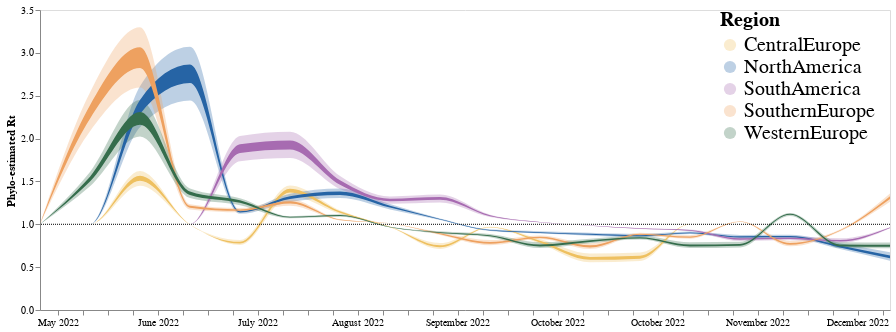

Notebook source saved alongside this figure:
### Code cell
line2 = alt.Chart(summary_rt_local_and_intro_df, ).mark_area(interpolate='monotone', opacity = 1 ,color = "#f58518").encode(
    alt.X('date:T', axis=alt.Axis(title="", grid=False,format="%B %Y")),
    alt.Y('lower_hpd_log_50',axis=alt.Axis(title="Phylo-estimated Rt", grid=False)),# scale=alt.Scale(domain=(0.6, 1.3))),
    alt.Y2('upper_hpd_log_50' ),
    alt.Color("deme",legend=alt.Legend(title= "Region",offset = -170, labelFontSize = 20, titleFontSize = 20, symbolSize = 150))
).properties(
    width=850,
    height=300
).transform_filter(
   (datum.lower_hpd_log_50 >0) #& (datum.upper_hpd_log_50 < 4)
)
band2 = alt.Chart(summary_rt_local_and_intro_df).mark_area(
    opacity=0.3, interpolate='monotone', color = "#f58518"
).encode(
    alt.X('date:T', axis=alt.Axis(title="", grid=False,format="%B %Y")),
    alt.Y('lower_hpd_log_95', axis=alt.Axis(title="Phylo-estimated Rt", grid=False)),# scale=alt.Scale(domain=(0.6, 1.3))),
    alt.Y2('upper_hpd_log_95'), 
    alt.Color("deme",  scale=alt.Scale(range=range_))
).properties(
    width=850,
    height=300
).transform_filter(
    (datum.lower_hpd_log_95 >0) #& (datum.upper_hpd_log_95 < 4)
)

phlyo_rt_plot = band2 + line2 +one_line
phlyo_rt_plot

### Figure 1 — Vega-Lite specification as saved in the notebook (floating-point values rounded to 4 significant figures)
{"config": {"view": {"continuousWidth": 400, "continuousHeight": 300}}, "layer": [{"mark": {"type": "area", "color": "#f58518", "interpolate": "monotone", "opacity": 0.3}, "encoding": {"color": {"field": "deme", "scale": {"range": ["#EEC060", "#2664A5", "#A76BB1", "#EEA160", "#356D4C"]}, "type": "nominal"}, "x": {"axis": {"format": "%B %Y", "grid": false, "title": ""}, "field": "date", "type": "temporal"}, "y": {"axis": {"grid": false, "title": "Phylo-estimated Rt"}, "field": "lower_hpd_log_95", "type": "quantitative"}, "y2": {"field": "upper_hpd_log_95"}}, "height": 300, "transform": [{"filter": "(datum.lower_hpd_log_95 > 0)"}], "width": 850}, {"mark": {"type": "area", "color": "#f58518", "interpolate": "monotone", "opacity": 1}, "encoding": {"color": {"field": "deme", "legend": {"labelFontSize": 20, "offset": -170, "symbolSize": 150, "title": "Region", "titleFontSize": 20}, "type": "nominal"}, "x": {"axis": {"format": "%B %Y", "grid": false, "title": ""}, "field": "date", "type": "temporal"}, "y": {"axis": {"grid": false, "title": "Phylo-estimated Rt"}, "field": "lower_hpd_log_50", "type": "quantitative"}, "y2": {"field": "upper_hpd_log_50"}}, "height": 300, "transform": [{"filter": "(datum.lower_hpd_log_50 > 0)"}], "width": 850}, {"data": {"name": "data-0f80976e06af035141dd0a0f11df9332"}, "mark": {"type": "rule", "strokeDash": [1, 1]}, "encoding": {"y": {"field": "y", "type": "quantitative"}}, "height": 300, "width": 850}], "data": {"name": "data-7be3e60497d09520f4cfd1dfed6370bd"}, "$schema": "https://vega.github.io/schema/vega-lite/v4.17.0.json", "datasets": {"data-7be3e60497d09520f4cfd1dfed6370bd": [{"deme": "CentralEurope", "interval": "0", "mean_percent": 1.0, "upper_hpd_log_95": 1.0, "lower_hpd_log_95": 1.0, "upper_hpd_log_50": 1.0, "lower_hpd_log_50": 1.0, "days": 0, "date": "2023-01-03"}, {"deme": "CentralEurope", "interval": "2", "mean_percent": 1.0, "upper_hpd_log_95": 1.0, "lower_hpd_log_95": 1.0, "upper_hpd_log_50": 1.0, "lower_hpd_log_50": 1.0, "days": 14, "date": "2022-12-20"}, {"deme": "CentralEurope", "interval": "4", "mean_percent": 1.0, "upper_hpd_log_95": 1.0, "lower_hpd_log_95": 1.0, "upper_hpd_log_50": 1.0, "lower_hpd_log_50": 1.0, "days": 28, "date": "2022-12-06"}, {"deme": "CentralEurope", "interval": "6", "mean_percent": 1.0, "upper_hpd_log_95": 1.0, "lower_hpd_log_95": 1.0, "upper_hpd_log_50": 1.0, "lower_hpd_log_50": 1.0, "days": 42, "date": "2022-11-22"}, {"deme": "CentralEurope", "interval": "8", "mean_percent": 1.0, "upper_hpd_log_95": 1.0, "lower_hpd_log_95": 1.0, "upper_hpd_log_50": 1.0, "lower_hpd_log_50": 1.0, "days": 56, "date": "2022-11-08"}, {"deme": "CentralEurope", "interval": "10", "mean_percent": 0.6185, "upper_hpd_log_95": 0.6699, "lower_hpd_log_95": 0.5714, "upper_hpd_log_50": 0.6327, "lower_hpd_log_50": 0.599, "days": 70, "date": "2022-10-25"}, {"deme": "CentralEurope", "interval": "12", "mean_percent": 0.605, "upper_hpd_log_95": 0.658, "lower_hpd_log_95": 0.5566, "upper_hpd_log_50": 0.6197, "lower_hpd_log_50": 0.5849, "days": 84, "date": "2022-10-11"}, {"deme": "CentralEurope", "interval": "14", "mean_percent": 0.7988, "upper_hpd_log_95": 0.8274, "lower_hpd_log_95": 0.7722, "upper_hpd_log_50": 0.8068, "lower_hpd_log_50": 0.7879, "days": 98, "date": "2022-09-27"}, {"deme": "CentralEurope", "interval": "16", "mean_percent": 0.9672, "upper_hpd_log_95": 0.9721, "lower_hpd_log_95": 0.9627, "upper_hpd_log_50": 0.9686, "lower_hpd_log_50": 0.9654, "days": 112, "date": "2022-09-13"}, {"deme": "CentralEurope", "interval": "18", "mean_percent": 0.7446, "upper_hpd_log_95": 0.7804, "lower_hpd_log_95": 0.7115, "upper_hpd_log_50": 0.7546, "lower_hpd_log_50": 0.731, "days": 126, "date": "2022-08-30"}, {"deme": "CentralEurope", "interval": "20", "mean_percent": 0.9689, "upper_hpd_log_95": 0.9735, "lower_hpd_log_95": 0.9646, "upper_hpd_log_50": 0.9702, "lower_hpd_log_50": 0.9672, "days": 140, "date": "2022-08-16"}, {"deme": "CentralEurope", "interval": "22", "mean_percent": 1.143, "upper_hpd_log_95": 1.164, "lower_hpd_log_95": 1.121, "upper_hpd_log_50": 1.151, "lower_hpd_log_50": 1.136, "days": 154, "date": "2022-08-02"}, {"deme": "CentralEurope", "interval": "24", "mean_percent": 1.393, "upper_hpd_log_95": 1.453, "lower_hpd_log_95": 1.331, "upper_hpd_log_50": 1.413, "lower_hpd_log_50": 1.371, "days": 168, "date": "2022-07-19"}, {"deme": "CentralEurope", "interval": "26", "mean_percent": 0.7864, "upper_hpd_log_95": 0.8166, "lower_hpd_log_95": 0.7583, "upper_hpd_log_50": 0.7949, "lower_hpd_log_50": 0.7748, "days": 182, "date": "2022-07-05"}, {"deme": "CentralEurope", "interval": "28", "mean_percent": 0.9954, "upper_hpd_log_95": 0.9961, "lower_hpd_log_95": 0.9947, "upper_hpd_log_50": 0.9956, "lower_hpd_log_50": 0.9951, "days": 196, "date": "2022-06-21"}, {"deme": "CentralEurope", "interval": "30", "mean_percent": 1.538, "upper_hpd_log_95": 1.621, "lower_hpd_log_95": 1.451, "upper_hpd_log_50": 1.566, "lower_hpd_log_50": 1.507, "days": 210, "date": "2022-06-07"}, {"deme": "CentralEurope", "interval": "32", "mean_percent": 1.0, "upper_hpd_log_95": 1.0, "lower_hpd_log_95": 1.0, "upper_hpd_log_50": 1.0, "lower_hpd_log_50": 1.0, "days": 224, "date": "2022-05-24"}, {"deme": "CentralEurope", "interval": "34", "mean_percent": 1.0, "upper_hpd_log_95": 1.0, "lower_hpd_log_95": 1.0, "upper_hpd_log_50": 1.0, "lower_hpd_log_50": 1.0, "days": 238, "date": "2022-05-10"}, {"deme": "NorthAmerica", "interval": "0", "mean_percent": 0.6221, "upper_hpd_log_95": 0.673, "lower_hpd_log_95": 0.5754, "upper_hpd_log_50": 0.6362, "lower_hpd_log_50": 0.6027, "days": 0, "date": "2023-01-03"}, {"deme": "NorthAmerica", "interval": "2", "mean_percent": 0.7438, "upper_hpd_log_95": 0.7797, "lower_hpd_log_95": 0.7106, "upper_hpd_log_50": 0.7539, "lower_hpd_log_50": 0.7301, "days": 14, "date": "2022-12-20"}, {"deme": "NorthAmerica", "interval": "4", "mean_percent": 0.8565, "upper_hpd_log_95": 0.8772, "lower_hpd_log_95": 0.8372, "upper_hpd_log_50": 0.8624, "lower_hpd_log_50": 0.8486, "days": 28, "date": "2022-12-06"}, {"deme": "NorthAmerica", "interval": "6", "mean_percent": 0.8549, "upper_hpd_log_95": 0.8758, "lower_hpd_log_95": 0.8354, "upper_hpd_log_50": 0.8608, "lower_hpd_log_50": 0.8469, "days": 42, "date": "2022-11-22"}, {"deme": "NorthAmerica", "interval": "8", "mean_percent": 0.9012, "upper_hpd_log_95": 0.9156, "lower_hpd_log_95": 0.8877, "upper_hpd_log_50": 0.9052, "lower_hpd_log_50": 0.8957, "days": 56, "date": "2022-11-08"}, {"deme": "NorthAmerica", "interval": "10", "mean_percent": 0.8675, "upper_hpd_log_95": 0.8866, "lower_hpd_log_95": 0.8496, "upper_hpd_log_50": 0.8729, "lower_hpd_log_50": 0.8602, "days": 70, "date": "2022-10-25"}, {"deme": "NorthAmerica", "interval": "12", "mean_percent": 0.8835, "upper_hpd_log_95": 0.9004, "lower_hpd_log_95": 0.8677, "upper_hpd_log_50": 0.8883, "lower_hpd_log_50": 0.877, "days": 84, "date": "2022-10-11"}, {"deme": "NorthAmerica", "interval": "14", "mean_percent": 0.9046, "upper_hpd_log_95": 0.9185, "lower_hpd_log_95": 0.8916, "upper_hpd_log_50": 0.9085, "lower_hpd_log_50": 0.8993, "days": 98, "date": "2022-09-27"}, {"deme": "NorthAmerica", "interval": "16", "mean_percent": 0.9307, "upper_hpd_log_95": 0.9409, "lower_hpd_log_95": 0.9212, "upper_hpd_log_50": 0.9336, "lower_hpd_log_50": 0.9268, "days": 112, "date": "2022-09-13"}, {"deme": "NorthAmerica", "interval": "18", "mean_percent": 1.059, "upper_hpd_log_95": 1.068, "lower_hpd_log_95": 1.05, "upper_hpd_log_50": 1.063, "lower_hpd_log_50": 1.057, "days": 126, "date": "2022-08-30"}, {"deme": "NorthAmerica", "interval": "20", "mean_percent": 1.206, "upper_hpd_log_95": 1.236, "lower_hpd_log_95": 1.174, "upper_hpd_log_50": 1.217, "lower_hpd_log_50": 1.196, "days": 140, "date": "2022-08-16"}, {"deme": "NorthAmerica", "interval": "22", "mean_percent": 1.363, "upper_hpd_log_95": 1.418, "lower_hpd_log_95": 1.306, "upper_hpd_log_50": 1.382, "lower_hpd_log_50": 1.343, "days": 154, "date": "2022-08-02"}, {"deme": "NorthAmerica", "interval": "24", "mean_percent": 1.31, "upper_hpd_log_95": 1.356, "lower_hpd_log_95": 1.261, "upper_hpd_log_50": 1.327, "lower_hpd_log_50": 1.294, "days": 168, "date": "2022-07-19"}, {"deme": "NorthAmerica", "interval": "26", "mean_percent": 1.145, "upper_hpd_log_95": 1.166, "lower_hpd_log_95": 1.123, "upper_hpd_log_50": 1.153, "lower_hpd_log_50": 1.138, "days": 182, "date": "2022-07-05"}, {"deme": "NorthAmerica", "interval": "28", "mean_percent": 2.762, "upper_hpd_log_95": 3.071, "lower_hpd_log_95": 2.444, "upper_hpd_log_50": 2.863, "lower_hpd_log_50": 2.647, "days": 196, "date": "2022-06-21"}, {"deme": "NorthAmerica", "interval": "30", "mean_percent": 2.374, "upper_hpd_log_95": 2.609, "lower_hpd_log_95": 2.134, "upper_hpd_log_50": 2.451, "lower_hpd_log_50": 2.288, "days": 210, "date": "2022-06-07"}, {"deme": "NorthAmerica", "interval": "32", "mean_percent": 1.0, "upper_hpd_log_95": 1.0, "lower_hpd_log_95": 1.0, "upper_hpd_log_50": 1.0, "lower_hpd_log_50": 1.0, "days": 224, "date": "2022-05-24"}, {"deme": "NorthAmerica", "interval": "34", "mean_percent": 1.0, "upper_hpd_log_95": 1.0, "lower_hpd_log_95": 1.0, "upper_hpd_log_50": 1.0, "lower_hpd_log_50": 1.0, "days": 238, "date": "2022-05-10"}, {"deme": "SouthAmerica", "interval": "0", "mean_percent": 0.9602, "upper_hpd_log_95": 0.9661, "lower_hpd_log_95": 0.9547, "upper_hpd_log_50": 0.9619, "lower_hpd_log_50": 0.958, "days": 0, "date": "2023-01-03"}, {"deme": "SouthAmerica", "interval": "2", "mean_percent": 0.8089, "upper_hpd_log_95": 0.8361, "lower_hpd_log_95": 0.7836, "upper_hpd_log_50": 0.8166, "lower_hpd_log_50": 0.7985, "days": 14, "date": "2022-12-20"}, {"deme": "SouthAmerica", "interval": "4", "mean_percent": 0.8366, "upper_hpd_log_95": 0.86, "lower_hpd_log_95": 0.8147, "upper_hpd_log_50": 0.8432, "lower_hpd_log_50": 0.8276, "days": 28, "date": "2022-12-06"}, {"deme": "SouthAmerica", "interval": "6", "mean_percent": 0.829, "upper_hpd_log_95": 0.8535, "lower_hpd_log_95": 0.8062, "upper_hpd_log_50": 0.8359, "lower_hpd_log_50": 0.8196, "days": 42, "date": "2022-11-22"}, {"deme": "SouthAmerica", "interval": "8", "mean_percent": 0.9295, "upper_hpd_log_95": 0.9399, "lower_hpd_log_95": 0.9199, "upper_hpd_log_50": 0.9325, "lower_hpd_log_50": 0.9256, "days": 56, "date": "2022-11-08"}, {"deme": "SouthAmerica", "interval": "10", "mean_percent": 0.9506, "upper_hpd_log_95": 0.9579, "lower_hpd_log_95": 0.9438, "upper_hpd_log_50": 0.9527, "lower_hpd_log_50": 0.9478, "days": 70, "date": "2022-10-25"}, {"deme": "SouthAmerica", "interval": "12", "mean_percent": 0.985, "upper_hpd_log_95": 0.9872, "lower_hpd_log_95": 0.9829, "upper_hpd_log_50": 0.9856, "lower_hpd_log_50": 0.9842, "days": 84, "date": "2022-10-11"}, {"deme": "SouthAmerica", "interval": "14", "mean_percent": 1.025, "upper_hpd_log_95": 1.028, "lower_hpd_log_95": 1.021, "upper_hpd_log_50": 1.026, "lower_hpd_log_50": 1.023, "days": 98, "date": "2022-09-27"}, {"deme": "SouthAmerica", "interval": "16", "mean_percent": 1.099, "upper_hpd_log_95": 1.113, "lower_hpd_log_95": 1.084, "upper_hpd_log_50": 1.104, "lower_hpd_log_50": 1.094, "days": 112, "date": "2022-09-13"}, {"deme": "SouthAmerica", "interval": "18", "mean_percent": 1.302, "upper_hpd_log_95": 1.347, "lower_hpd_log_95": 1.254, "upper_hpd_log_50": 1.318, "lower_hpd_log_50": 1.286, "days": 126, "date": "2022-08-30"}, {"deme": "SouthAmerica", "interval": "20", "mean_percent": 1.283, "upper_hpd_log_95": 1.326, "lower_hpd_log_95": 1.239, "upper_hpd_log_50": 1.299, "lower_hpd_log_50": 1.269, "days": 140, "date": "2022-08-16"}, {"deme": "SouthAmerica", "interval": "22", "mean_percent": 1.489, "upper_hpd_log_95": 1.565, "lower_hpd_log_95": 1.411, "upper_hpd_log_50": 1.514, "lower_hpd_log_50": 1.461, "days": 154, "date": "2022-08-02"}, {"deme": "SouthAmerica", "interval": "24", "mean_percent": 1.929, "upper_hpd_log_95": 2.081, "lower_hpd_log_95": 1.772, "upper_hpd_log_50": 1.979, "lower_hpd_log_50": 1.873, "days": 168, "date": "2022-07-19"}, {"deme": "SouthAmerica", "interval": "26", "mean_percent": 1.885, "upper_hpd_log_95": 2.029, "lower_hpd_log_95": 1.737, "upper_hpd_log_50": 1.933, "lower_hpd_log_50": 1.832, "days": 182, "date": "2022-07-05"}, {"deme": "SouthAmerica", "interval": "28", "mean_percent": 1.0, "upper_hpd_log_95": 1.0, "lower_hpd_log_95": 1.0, "upper_hpd_log_50": 1.0, "lower_hpd_log_50": 1.0, "days": 196, "date": "2022-06-21"}, {"deme": "SouthAmerica", "interval": "30", "mean_percent": 1.0, "upper_hpd_log_95": 1.0, "lower_hpd_log_95": 1.0, "upper_hpd_log_50": 1.0, "lower_hpd_log_50": 1.0, "days": 210, "date": "2022-06-07"}, {"deme": "SouthAmerica", "interval": "32", "mean_percent": 1.0, "upper_hpd_log_95": 1.0, "lower_hpd_log_95": 1.0, "upper_hpd_log_50": 1.0, "lower_hpd_log_50": 1.0, "days": 224, "date": "2022-05-24"}, {"deme": "SouthAmerica", "interval": "34", "mean_percent": 1.0, "upper_hpd_log_95": 1.0, "lower_hpd_log_95": 1.0, "upper_hpd_log_50": 1.0, "lower_hpd_log_50": 1.0, "days": 238, "date": "2022-05-10"}, {"deme": "SouthernEurope", "interval": "0", "mean_percent": 1.311, "upper_hpd_log_95": 1.358, "lower_hpd_log_95": 1.262, "upper_hpd_log_50": 1.328, "lower_hpd_log_50": 1.296, "days": 0, "date": "2023-01-03"}, {"deme": "SouthernEurope", "interval": "2", "mean_percent": 0.9273, "upper_hpd_log_95": 0.9379, "lower_hpd_log_95": 0.9173, "upper_hpd_log_50": 0.9303, "lower_hpd_log_50": 0.9232, "days": 14, "date": "2022-12-20"}, {"deme": "SouthernEurope", "interval": "4", "mean_percent": 0.7728, "upper_hpd_log_95": 0.8049, "lower_hpd_log_95": 0.7431, "upper_hpd_log_50": 0.7818, "lower_hpd_log_50": 0.7606, "days": 28, "date": "2022-12-06"}, {"deme": "SouthernEurope", "interval": "6", "mean_percent": 1.03, "upper_hpd_log_95": 1.034, "lower_hpd_log_95": 1.025, "upper_hpd_log_50": 1.032, "lower_hpd_log_50": 1.029, "days": 42, "date": "2022-11-22"}, {"deme": "SouthernEurope", "interval": "8", "mean_percent": 0.85, "upper_hpd_log_95": 0.8716, "lower_hpd_log_95": 0.8299, "upper_hpd_log_50": 0.8561, "lower_hpd_log_50": 0.8417, "days": 56, "date": "2022-11-08"}, {"deme": "SouthernEurope", "interval": "10", "mean_percent": 0.8851, "upper_hpd_log_95": 0.9018, "lower_hpd_log_95": 0.8695, "upper_hpd_log_50": 0.8898, "lower_hpd_log_50": 0.8787, "days": 70, "date": "2022-10-25"}, {"deme": "SouthernEurope", "interval": "12", "mean_percent": 0.7441, "upper_hpd_log_95": 0.7799, "lower_hpd_log_95": 0.7109, "upper_hpd_log_50": 0.7541, "lower_hpd_log_50": 0.7305, "days": 84, "date": "2022-10-11"}, {"deme": "SouthernEurope", "interval": "14", "mean_percent": 0.8486, "upper_hpd_log_95": 0.8704, "lower_hpd_log_95": 0.8282, "upper_hpd_log_50": 0.8547, "lower_hpd_log_50": 0.8402, "days": 98, "date": "2022-09-27"}, {"deme": "SouthernEurope", "interval": "16", "mean_percent": 0.785, "upper_hpd_log_95": 0.8155, "lower_hpd_log_95": 0.7568, "upper_hpd_log_50": 0.7936, "lower_hpd_log_50": 0.7734, "days": 112, "date": "2022-09-13"}, {"deme": "SouthernEurope", "interval": "18", "mean_percent": 0.8906, "upper_hpd_log_95": 0.9065, "lower_hpd_log_95": 0.8757, "upper_hpd_log_50": 0.8951, "lower_hpd_log_50": 0.8845, "days": 126, "date": "2022-08-30"}, {"deme": "SouthernEurope", "interval": "20", "mean_percent": 1.011, "upper_hpd_log_95": 1.013, "lower_hpd_log_95": 1.01, "upper_hpd_log_50": 1.012, "lower_hpd_log_50": 1.011, "days": 140, "date": "2022-08-16"}, {"deme": "SouthernEurope", "interval": "22", "mean_percent": 1.052, "upper_hpd_log_95": 1.059, "lower_hpd_log_95": 1.044, "upper_hpd_log_50": 1.055, "lower_hpd_log_50": 1.049, "days": 154, "date": "2022-08-02"}, {"deme": "SouthernEurope", "interval": "24", "mean_percent": 1.255, "upper_hpd_log_95": 1.292, "lower_hpd_log_95": 1.215, "upper_hpd_log_50": 1.269, "lower_hpd_log_50": 1.242, "days": 168, "date": "2022-07-19"}, {"deme": "SouthernEurope", "interval": "26", "mean_percent": 1.165, "upper_hpd_log_95": 1.189, "lower_hpd_log_95": 1.14, "upper_hpd_log_50": 1.174, "lower_hpd_log_50": 1.157, "days": 182, "date": "2022-07-05"}, {"deme": "SouthernEurope", "interval": "28", "mean_percent": 1.204, "upper_hpd_log_95": 1.234, "lower_hpd_log_95": 1.173, "upper_hpd_log_50": 1.215, "lower_hpd_log_50": 1.194, "days": 196, "date": "2022-06-21"}, {"deme": "SouthernEurope", "interval": "30", "mean_percent": 2.952, "upper_hpd_log_95": 3.3, "lower_hpd_log_95": 2.596, "upper_hpd_log_50": 3.066, "lower_hpd_log_50": 2.823, "days": 210, "date": "2022-06-07"}, {"deme": "SouthernEurope", "interval": "32", "mean_percent": 2.314, "upper_hpd_log_95": 2.537, "lower_hpd_log_95": 2.085, "upper_hpd_log_50": 2.387, "lower_hpd_log_50": 2.232, "days": 224, "date": "2022-05-24"}, {"deme": "SouthernEurope", "interval": "34", "mean_percent": 1.0, "upper_hpd_log_95": 1.0, "lower_hpd_log_95": 1.0, "upper_hpd_log_50": 1.0, "lower_hpd_log_50": 1.0, "days": 238, "date": "2022-05-10"}, {"deme": "WesternEurope", "interval": "0", "mean_percent": 0.7522, "upper_hpd_log_95": 0.787, "lower_hpd_log_95": 0.72, "upper_hpd_log_50": 0.762, "lower_hpd_log_50": 0.739, "days": 0, "date": "2023-01-03"}, {"deme": "WesternEurope", "interval": "2", "mean_percent": 0.7553, "upper_hpd_log_95": 0.7896, "lower_hpd_log_95": 0.7234, "upper_hpd_log_50": 0.7649, "lower_hpd_log_50": 0.7422, "days": 14, "date": "2022-12-20"}, {"deme": "WesternEurope", "interval": "4", "mean_percent": 1.115, "upper_hpd_log_95": 1.132, "lower_hpd_log_95": 1.097, "upper_hpd_log_50": 1.122, "lower_hpd_log_50": 1.11, "days": 28, "date": "2022-12-06"}, {"deme": "WesternEurope", "interval": "6", "mean_percent": 0.7613, "upper_hpd_log_95": 0.7949, "lower_hpd_log_95": 0.7302, "upper_hpd_log_50": 0.7707, "lower_hpd_log_50": 0.7485, "days": 42, "date": "2022-11-22"}, {"deme": "WesternEurope", "interval": "8", "mean_percent": 0.7548, "upper_hpd_log_95": 0.7892, "lower_hpd_log_95": 0.7229, "upper_hpd_log_50": 0.7644, "lower_hpd_log_50": 0.7417, "days": 56, "date": "2022-11-08"}, {"deme": "WesternEurope", "interval": "10", "mean_percent": 0.8428, "upper_hpd_log_95": 0.8654, "lower_hpd_log_95": 0.8217, "upper_hpd_log_50": 0.8492, "lower_hpd_log_50": 0.8342, "days": 70, "date": "2022-10-25"}, {"deme": "WesternEurope", "interval": "12", "mean_percent": 0.8049, "upper_hpd_log_95": 0.8327, "lower_hpd_log_95": 0.7791, "upper_hpd_log_50": 0.8127, "lower_hpd_log_50": 0.7943, "days": 84, "date": "2022-10-11"}, {"deme": "WesternEurope", "interval": "14", "mean_percent": 0.755, "upper_hpd_log_95": 0.7894, "lower_hpd_log_95": 0.7231, "upper_hpd_log_50": 0.7647, "lower_hpd_log_50": 0.7419, "days": 98, "date": "2022-09-27"}, {"deme": "WesternEurope", "interval": "16", "mean_percent": 0.8679, "upper_hpd_log_95": 0.887, "lower_hpd_log_95": 0.8501, "upper_hpd_log_50": 0.8733, "lower_hpd_log_50": 0.8606, "days": 112, "date": "2022-09-13"}, {"deme": "WesternEurope", "interval": "18", "mean_percent": 0.9046, "upper_hpd_log_95": 0.9185, "lower_hpd_log_95": 0.8916, "upper_hpd_log_50": 0.9085, "lower_hpd_log_50": 0.8992, "days": 126, "date": "2022-08-30"}, {"deme": "WesternEurope", "interval": "20", "mean_percent": 0.968, "upper_hpd_log_95": 0.9727, "lower_hpd_log_95": 0.9635, "upper_hpd_log_50": 0.9693, "lower_hpd_log_50": 0.9662, "days": 140, "date": "2022-08-16"}, {"deme": "WesternEurope", "interval": "22", "mean_percent": 1.102, "upper_hpd_log_95": 1.117, "lower_hpd_log_95": 1.086, "upper_hpd_log_50": 1.108, "lower_hpd_log_50": 1.098, "days": 154, "date": "2022-08-02"}, {"deme": "WesternEurope", "interval": "24", "mean_percent": 1.082, "upper_hpd_log_95": 1.094, "lower_hpd_log_95": 1.07, "upper_hpd_log_50": 1.087, "lower_hpd_log_50": 1.079, "days": 168, "date": "2022-07-19"}, {"deme": "WesternEurope", "interval": "26", "mean_percent": 1.265, "upper_hpd_log_95": 1.304, "lower_hpd_log_95": 1.223, "upper_hpd_log_50": 1.279, "lower_hpd_log_50": 1.251, "days": 182, "date": "2022-07-05"}, {"deme": "WesternEurope", "interval": "28", "mean_percent": 1.363, "upper_hpd_log_95": 1.418, "lower_hpd_log_95": 1.306, "upper_hpd_log_50": 1.382, "lower_hpd_log_50": 1.343, "days": 196, "date": "2022-06-21"}, {"deme": "WesternEurope", "interval": "30", "mean_percent": 2.24, "upper_hpd_log_95": 2.449, "lower_hpd_log_95": 2.025, "upper_hpd_log_50": 2.309, "lower_hpd_log_50": 2.162, "days": 210, "date": "2022-06-07"}, {"deme": "WesternEurope", "interval": "32", "mean_percent": 1.529, "upper_hpd_log_95": 1.611, "lower_hpd_log_95": 1.443, "upper_hpd_log_50": 1.556, "lower_hpd_log_50": 1.498, "days": 224, "date": "2022-05-24"}, {"deme": "WesternEurope", "interval": "34", "mean_percent": 1.0, "upper_hpd_log_95": 1.0, "lower_hpd_log_95": 1.0, "upper_hpd_log_50": 1.0, "lower_hpd_log_50": 1.0, "days": 238, "date": "2022-05-10"}], "data-0f80976e06af035141dd0a0f11df9332": [{"y": 1.0}]}}
